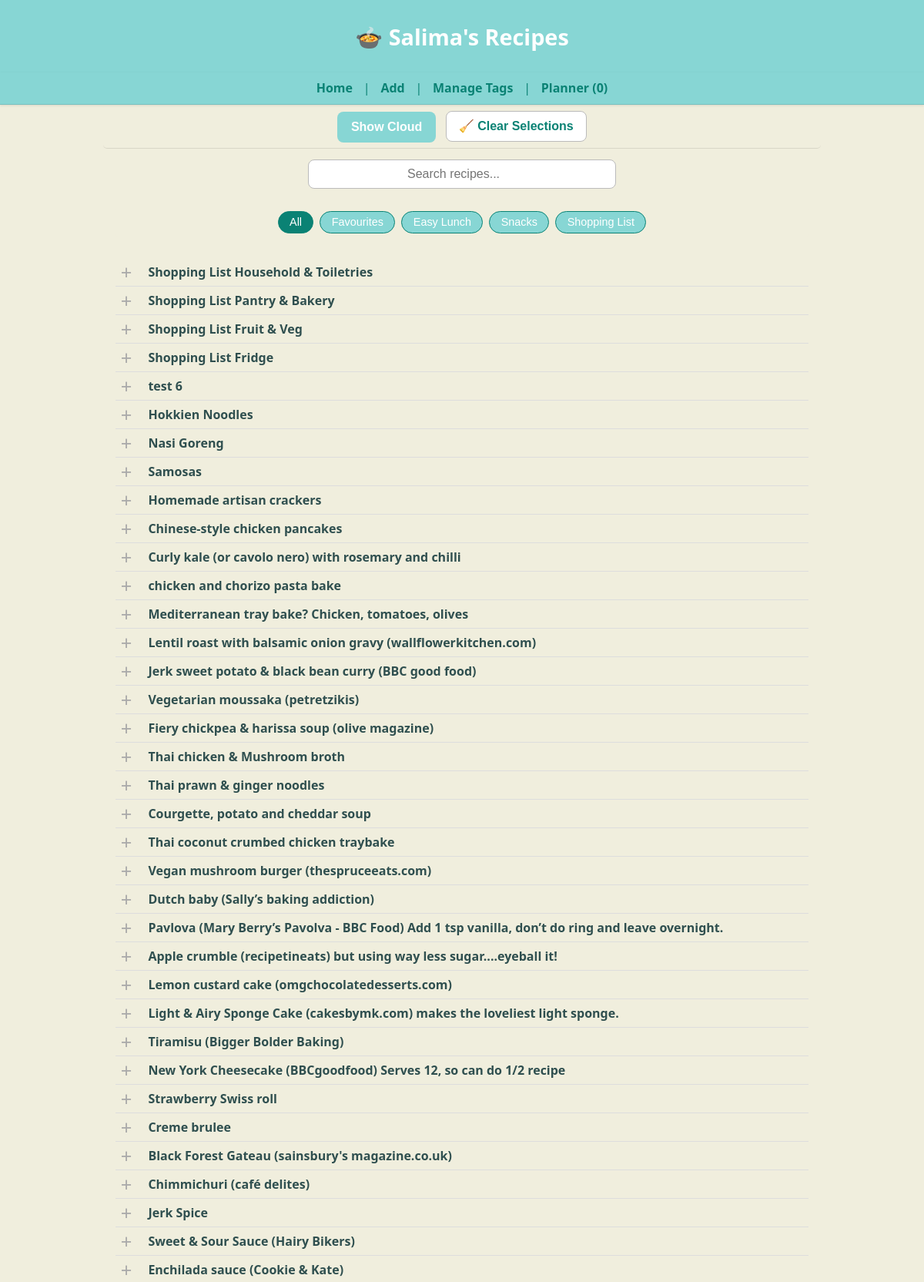
The page / (upper part) on the database its author committed.
### tables this page shows
CREATE TABLE recipes (
    id INTEGER PRIMARY KEY,
    name TEXT,
    ingredients JSON,
    method TEXT,
    tags JSON,
    category TEXT,
    source TEXT,
    linked_recipe TEXT,
    image_url TEXT,
    notes TEXT,
    created_at DATETIME DEFAULT CURRENT_TIMESTAMP,
    updated_at DATETIME DEFAULT CURRENT_TIMESTAMP
);

### app.py (the view)
@app.route("/")
def index():
    with get_conn() as conn:
        c = conn.cursor()
        default_tag = None
        c.execute("SELECT id, name, ingredients FROM recipes ORDER BY id DESC")
        recipes = c.fetchall()
        tag_cloud = get_tag_cloud()
    from pathlib import Path
    import json
    tags_path = Path("tags.json")
    quick_access = []
    if tags_path.exists():
        try:
            tags_data = json.loads(tags_path.read_text(encoding="utf-8"))
            quick_access = tags_data.get("Quick Access", [])
        except Exception as e:
            print("⚠️ Error loading tags.json:", e)
    return render_template(
        "index.html",
        recipes=recipes,
        tag_cloud=tag_cloud,
        default_tag=default_tag,
        quick_access=quick_access
    )

### app.py (called while the page is built)
@app.teardown_appcontext
def close_connection(exception):
    db = getattr(g, "_database", None)
    if db is not None:
        db.close()

def get_conn():
    return sqlite3.connect(DB_PATH)

### templates/index.html (shortened to what this page needs)
{% extends "base.html" %}
{% block content %}
<main class="homepage">
<section class="search-section">
  <form action="{{ url_for('search') }}" method="get" class="search-form">
    <input type="text" name="q" placeholder="Search recipes..." class="search-input">
  </form>
</section>
<section class="quick-tags">
  {% if quick_access %}
    <form action="{{ url_for('index') }}" method="get" class="tag-form">
      <button type="submit"
              class="tag-btn {% if not default_tag or default_tag == 'All' %}active{% endif %}">
        All
      </button>
    </form>
    {% for tag in quick_access %}
      <form action="{{ url_for('search') }}" method="get" class="tag-form">
        <button type="submit"
                class="tag-btn {% if default_tag == tag %}active{% endif %}">
          {{ tag }}
        </button>
      </form>
    {% endfor %}
  {% else %}
    <p style="text-align:center; color:#777;">No Quick Access tags defined yet.</p>
  {% endif %}
</section>
<section class="recipe-listing">
  {% for r in recipes %}
    <div class="recipe-row">
      <button class="select-dish-btn"
              data-id="{{ r[0] }}"
              data-name="{{ r[1] }}"></button>
      <a href="{{ url_for('recipe_detail', recipe_id=r[0]) }}">
        <strong>{{ r[1] }}</strong>
      </a>
    </div>
  {% endfor %}
</section>
</main>
{% endblock %}

### templates/base.html (shortened to what this page needs)
<!DOCTYPE html>
<html lang="en">
<head>
  <link rel="stylesheet" href="{{ url_for('static', filename='style.css') }}">
</head>
<body data-page="{{ request.endpoint }}">
  <header class="site-header">
    <h1 class="site-title">
      <a href="/">🍲 Salima's Recipes</a>
    </h1>
  </header>
</body>
</html>
  <nav class="site-nav">
    <a href="/">Home</a> |
    <a href="/add">Add</a> |
    <a href="{{ url_for('admin_tags') }}">Manage Tags</a> |
    <a href="{{ url_for('planner') }}">Planner <span id="plannerCount">(0)</span></a>
  </nav>
  <div id="control-space"
     class="control-space"
     style="display:flex; flex-wrap:wrap; align-items:center; justify-content:center; gap:0.8rem; padding:0.5rem 1rem; background:var(--background); border-bottom:1px solid rgba(0,0,0,0.1);">
  {% if request.path == '/' %}
    <button id="toggleTagsBtn" class="btn-toggle-cloud">☁️ Show Cloud</button>
  {% endif %}
  <button id="clearSelectedBtn" class="btn-clear">🧹 Clear Selections</button>
</div>
  <main>
    {% block content %}{% endblock %}
  </main>
</body>
</html>

### static/style.css (style rules this page uses)
:root { --brand: #87d6d4; --brand-dark: #0a8274; --background: #f0eedd; }
body { font-family: "Segoe UI", Helvetica, Arial, sans-serif; background: var(--background); color: #333; margin: 0; padding: 0; }
header, footer { background: var(--brand); color: var(--brand-dark); padding: 1rem; text-align: center; }
main { background: var(--background); max-width: 100%; margin: 0; padding: 0; box-shadow: none; border: none; }
a { color: var(--brand-dark); text-decoration: none; transition: color 0.2s ease; }
form input, form textarea { width: 100%; padding: 0.5rem; margin: 0.5rem 0 1rem 0; border: 1px solid #ccc; border-radius: 4px; font-size: 1rem; }
button { background: var(--brand); color: white; border: none; padding: 0.6rem 1.2rem; font-size: 1rem; border-radius: 4px; cursor: pointer; transition: background 0.2s ease; }
.recipe-row { display: flex; align-items: center; gap: 0.5rem; padding: 0.25rem 0; border-bottom: 1px solid #ddd; }
.recipe-row a { flex: 1; color: #2f4f4f; text-decoration: none; }
.select-dish-btn { background: transparent; border: none; outline: none; cursor: pointer; width: 1.6rem; height: 1.6rem; display: flex; align-items: center; justify-content: center; }
.select-dish-btn::before { content: "+"; color: #aaa; font-size: 1.6rem; transition: color 0.25s ease, transform 0.2s ease, opacity 0.2s ease; }
.site-header { background: var(--brand); color: #fff; text-align: center; padding: 0.25rem 0; }
.site-title a { color: #fff; text-decoration: none; font-size: 1.8rem; line-height: 1.2; }
.site-nav { background: var(--brand); text-align: center; padding: 0.25rem 0.4rem; }
.site-nav a { color: var(--brand-dark); margin: 0 0.6rem; font-weight: 600; text-decoration: none; }
.control-space { position: sticky; top: 2.6rem; z-index: 90; display: flex; justify-content: center; align-items: center; gap: 0.8rem; flex-wrap: wrap; background: var(--background); padding: 0.35rem 0.6rem; margin: 0 auto 0.4rem; max-width: 900px; border-bottom: 1px solid rgba(0,0,0,0.05); border-radius: 5px; }
.btn-clear, .btn-toggle-cloud { display: inline-flex; align-items: center; justify-content: center; height: 40px; line-height: 1; font-weight: 600; padding: 0.45rem 1rem; border-radius: 8px; cursor: pointer; border: 1px solid #bbb; transition: background 0.25s ease, color 0.25s ease, transform 0.1s ease; }
.btn-toggle-cloud { background: var(--brand); color: #fff; position: relative; top: 1px; }
.btn-clear { background: #fff; color: var(--brand-dark); }
.search-section { text-align: center; margin: 0.4rem 0 0.6rem; }
.search-input { width: 100%; max-width: 720px; padding: 0.55rem 1rem; font-size: 1rem; border-radius: 8px; border: 1px solid #bbb; background: #fff; box-sizing: border-box; }
main.homepage { max-width: 900px; margin: 0 auto; padding: 0 1rem 1rem; background: var(--background); border: none; box-shadow: none; }
.search-section { margin: 0.2rem 0 0.4rem; padding: 0; text-align: center; }
.search-input { width: 100%; max-width: 400px; padding: 0.55rem 8rem; font-size: 1rem; border-radius: 8px; border: 1px solid #bbb; background: #fff; }
.quick-tags { display: flex; justify-content: center; flex-wrap: wrap; gap: 0.5rem; margin: 0.4rem 0 0.8rem; }
.tag-btn { background: var(--brand); color: white; border: 1px solid var(--brand-dark); border-radius: 18px; padding: 0.35rem 0.9rem; font-size: 0.9rem; font-weight: 500; cursor: pointer; transition: all 0.25s ease; }
.tag-btn.active { background: var(--brand-dark); color: #fff; border-color: var(--brand-dark); }
.btn-toggle-cloud { background: var(--brand); color: #fff; border: none; border-radius: 8px; padding: 0.5rem 1.1rem; cursor: pointer; font-weight: 600; transition: background 0.2s ease, transform 0.1s ease; }
.homepage .quick-tags { position: sticky; top: 5.4rem; z-index: 80; background: var(--background); padding: 0.4rem 0.5rem; border-radius: 6px; }
.site-title { position: static; }
.site-nav { position: sticky; top: 0; z-index: 100; background: var(--brand); color: var(--brand-dark); text-align: center; padding: 0.6rem 0; border-bottom: 1px solid rgba(0,0,0,0.1); box-shadow: 0 1px 3px rgba(0,0,0,0.1); }
.select-dish-btn { all: unset; display: inline-flex; align-items: center; justify-content: center; width: 28px; height: 28px; cursor: pointer; vertical-align: middle; margin-right: 0.4rem; background: none !important; border: none !important; box-shadow: none !important; }

### rows shown on the page
recipes: name "Shopping List Household & Toiletries"
recipes: name "Shopping List Pantry & Bakery"
recipes: name "Shopping List Fruit & Veg"
recipes: name "Shopping List Fridge"
recipes: name "test 6"
recipes: name "Hokkien Noodles"
recipes: name "Nasi Goreng"
recipes: name "Samosas"
recipes: name "Homemade artisan crackers"
recipes: name "Chinese-style chicken pancakes"
recipes: name "Curly kale (or cavolo nero) with rosemary and chilli"
recipes: name "chicken and chorizo pasta bake"
recipes: name "Mediterranean tray bake? Chicken, tomatoes, olives"
recipes: name "Lentil roast with balsamic onion gravy (wallflowerkitchen.com)"
recipes: name "Jerk sweet potato & black bean curry (BBC good food)"
recipes: name "Vegetarian moussaka (petretzikis)"
recipes: name "Fiery chickpea & harissa soup (olive magazine)"
recipes: name "Thai chicken & Mushroom broth"
recipes: name "Thai prawn & ginger noodles"
recipes: name "Courgette, potato and cheddar soup"
recipes: name "Thai coconut crumbed chicken traybake"
recipes: name "Vegan mushroom burger (thespruceeats.com)"
recipes: name "Dutch baby (Sally’s baking addiction)"
recipes: name "Pavlova (Mary Berry’s Pavolva - BBC Food) Add 1 tsp vanilla, don’t do ring and leave overnight."
recipes: name "Apple crumble (recipetineats) but using way less sugar....eyeball it!"
recipes: name "Lemon custard cake (omgchocolatedesserts.com)"
recipes: name "Light & Airy Sponge Cake (cakesbymk.com) makes the loveliest light sponge."
recipes: name "Tiramisu (Bigger Bolder Baking)"
recipes: name "New York Cheesecake (BBCgoodfood) Serves 12, so can do 1/2 recipe"
recipes: name "Strawberry Swiss roll"
recipes: name "Creme brulee"
recipes: name "Black Forest Gateau (sainsbury's magazine.co.uk)"
recipes: name "Chimmichuri (café delites)"
recipes: name "Jerk Spice"
recipes: name "Sweet & Sour Sauce (Hairy Bikers)"
recipes: name "Enchilada sauce (Cookie & Kate)"

### other values the page prints
{{ tag }} "Favourites" "Easy Lunch" "Snacks" "Shopping List"
